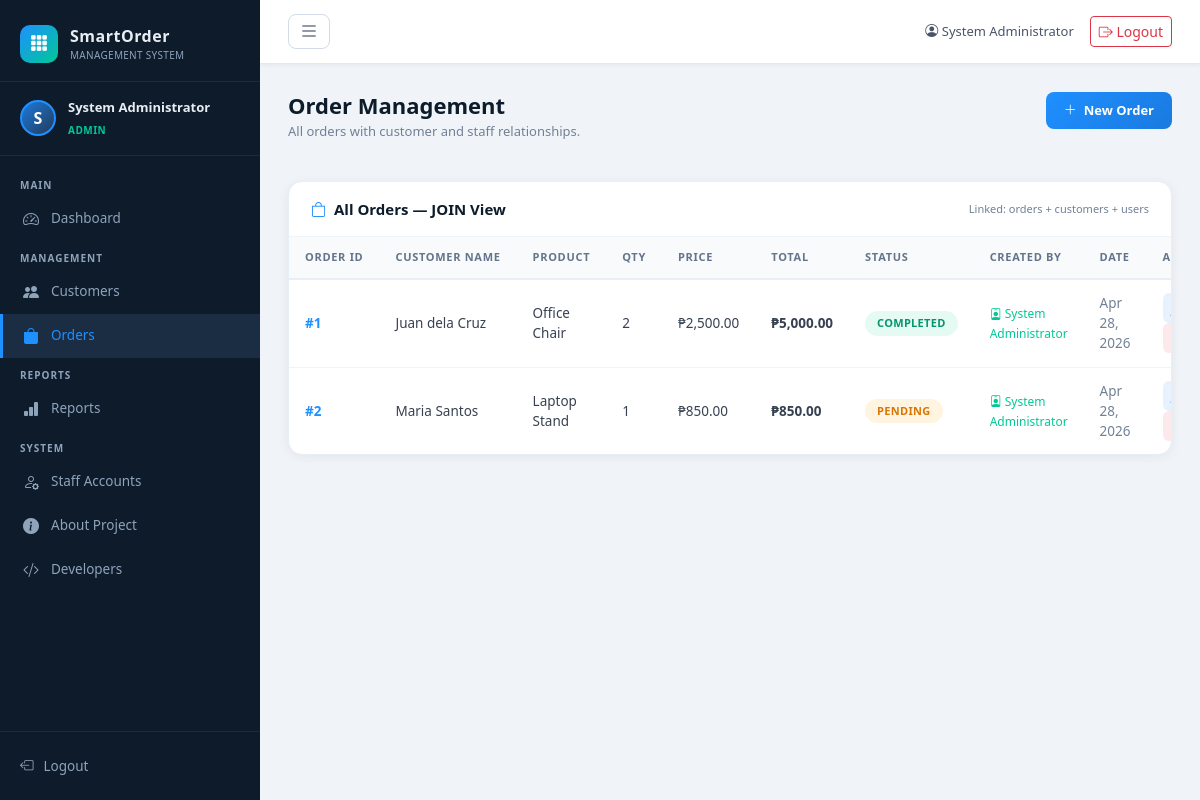
Screenshot of /orders.php (signed in) with the database file from the repository.
### tables this page shows
CREATE TABLE IF NOT EXISTS orders (
    id INT AUTO_INCREMENT PRIMARY KEY,
    customer_id INT NOT NULL,
    user_id INT NOT NULL,
    product_name VARCHAR(200) NOT NULL,
    quantity INT NOT NULL DEFAULT 1,
    price DECIMAL(10,2) NOT NULL,
    status ENUM('Pending', 'Processing', 'Completed', 'Cancelled') DEFAULT 'Pending',
    notes TEXT,
    created_at TIMESTAMP DEFAULT CURRENT_TIMESTAMP,
    FOREIGN KEY (customer_id) REFERENCES customers(id) ON DELETE CASCADE,
    FOREIGN KEY (user_id) REFERENCES users(id) ON DELETE CASCADE
);

CREATE TABLE IF NOT EXISTS customers (
    id INT AUTO_INCREMENT PRIMARY KEY,
    name VARCHAR(150) NOT NULL,
    email VARCHAR(150) NOT NULL UNIQUE,
    phone VARCHAR(20),
    address TEXT,
    created_at TIMESTAMP DEFAULT CURRENT_TIMESTAMP
);

CREATE TABLE IF NOT EXISTS users (
    id INT AUTO_INCREMENT PRIMARY KEY,
    username VARCHAR(100) NOT NULL UNIQUE,
    password VARCHAR(255) NOT NULL,
    full_name VARCHAR(150) NOT NULL,
    role VARCHAR(50) DEFAULT 'staff',
    created_at TIMESTAMP DEFAULT CURRENT_TIMESTAMP
);

### classes/Order.php (called while the page is built, shortened)
<?php
class Order {
    private $conn;
    private $table = 'orders';
    public function __construct($db) {
        $this->conn = $db;
    }
    public function readAll() {
        $query = "SELECT o.id, o.product_name, o.quantity, o.price, o.status, o.notes, o.created_at,
                         c.name AS customer_name, c.email AS customer_email,
                         u.full_name AS created_by, u.username
                  FROM {$this->table} o
                  INNER JOIN customers c ON o.customer_id = c.id
                  INNER JOIN users u ON o.user_id = u.id
                  ORDER BY o.created_at DESC";
        $stmt = $this->conn->prepare($query);
        $stmt->execute();
        return $stmt;
    }
}
?>

### orders.php (the view, shortened to what this page needs)
<?php
require_once 'classes/Order.php';
$db       = new Database();
$conn     = $db->getConnection();
$order    = new Order($conn);
$customer = new Customer($conn);
$action  = $_GET['action'] ?? 'list';
$id      = isset($_GET['id']) ? (int)$_GET['id'] : 0;
$editData = null;
$customers   = $customer->getDropdown();
$statusOpts  = ['Pending', 'Processing', 'Completed', 'Cancelled'];
include 'includes/header.php';
?>
<div class="page-header">
    <div class="page-header-left">
        <h2><?= $action === 'create' ? 'Create Order' : ($action === 'edit' ? 'Edit Order' : 'Order Management') ?></h2>
        <p><?= $action === 'list' ? 'All orders with customer and staff relationships.' : 'Fill in the order details below.' ?></p>
    </div>
    <?php if ($action === 'list'): ?>
    <a href="orders.php?action=create" class="btn-primary-custom">
        <i class="bi bi-plus-lg"></i> New Order
    </a>
    <?php else: ?>
    <a href="orders.php" class="btn-primary-custom" style="background:linear-gradient(135deg,#718096,#4a5568);">
        <i class="bi bi-arrow-left"></i> Back
    </a>
    <?php endif; ?>
</div>
<?php if ($action === 'create' || $action === 'edit'): ?>
<div class="content-card">
    <div class="card-header-custom">
        <h5><?= $action === 'create' ? 'New Order Form' : 'Edit Order #' . $id ?></h5>
    </div>
    <div class="card-body-custom">
        <form method="POST" action="orders.php">
            <input type="hidden" name="form_action" value="<?= $action === 'edit' ? 'update' : 'create' ?>">
            <?php if ($action === 'edit'): ?>
                <input type="hidden" name="id" value="<?= $id ?>">
            <?php endif; ?>
            <div class="row g-3">
                <div class="col-md-6">
                    <label class="form-label-custom">Customer *</label>
                    <select name="customer_id" class="form-select" required>
                        <option value="">-- Select Customer --</option>
                        <?php foreach ($customers as $c): ?>
                            <option value="<?= $c['id'] ?>"
                                <?= ($editData && $editData['customer_id'] == $c['id']) ? 'selected' : '' ?>>
                                <?= htmlspecialchars($c['name']) ?>
                            </option>
                        <?php endforeach; ?>
                    </select>
                </div>
                <div class="col-md-6">
                    <label class="form-label-custom">Product Name *</label>
                    <input type="text" name="product_name" class="form-control"
                           value="<?= htmlspecialchars($editData['product_name'] ?? '') ?>" required>
                </div>
                <div class="col-md-4">
                    <label class="form-label-custom">Quantity *</label>
                    <input type="number" name="quantity" class="form-control" min="1"
                           value="<?= htmlspecialchars($editData['quantity'] ?? '1') ?>" required>
                </div>
                <div class="col-md-4">
                    <label class="form-label-custom">Unit Price (PHP) *</label>
                    <input type="number" name="price" step="0.01" class="form-control" min="0.01"
                           value="<?= htmlspecialchars($editData['price'] ?? '') ?>" required>
                </div>
                <div class="col-md-4">
                    <label class="form-label-custom">Status</label>
                    <select name="status" class="form-select">
                        <?php foreach ($statusOpts as $s): ?>
                            <option value="<?= $s ?>"
                                <?= ($editData && $editData['status'] === $s) ? 'selected' : '' ?>>
                                <?= $s ?>
                            </option>
                        <?php endforeach; ?>
                    </select>
                </div>
                <div class="col-12">
                    <label class="form-label-custom">Notes</label>
                    <textarea name="notes" class="form-control" rows="2"><?= htmlspecialchars($editData['notes'] ?? '') ?></textarea>
                </div>
                <div class="col-12 pt-2">
                    <button type="submit" class="btn-success-custom">
                        <i class="bi bi-<?= $action === 'edit' ? 'pencil-square' : 'bag-plus' ?>"></i>
                        <?= $action === 'edit' ? 'Update Order' : 'Create Order' ?>
                    </button>
                </div>
            </div>
        </form>
    </div>
</div>
<?php else: ?>
<div class="content-card">
    <div class="card-header-custom">
        <h5><i class="bi bi-bag me-2" style="color:var(--electric);"></i>All Orders — JOIN View</h5>
        <small style="color:#718096; font-size:11px;">Linked: orders + customers + users</small>
    </div>
    <div style="overflow-x:auto;">
        <table class="table-custom">
            <thead>
                <tr>
                    <th>Order ID</th>
                    <th>Customer Name</th>
                    <th>Product</th>
                    <th>Qty</th>
                    <th>Price</th>
                    <th>Total</th>
                    <th>Status</th>
                    <th>Created By</th>
                    <th>Date</th>
                    <th>Actions</th>
                </tr>
            </thead>
            <tbody>
                <?php
                $result = $order->readAll();
                $rows   = $result->fetchAll();
                if (empty($rows)):
                ?>
                    <tr>
                        <td colspan="10" style="text-align:center; color:#a0aec0; padding:30px;">
                            No orders found. <a href="orders.php?action=create">Create the first order.</a>
                        </td>
                    </tr>
                <?php else: foreach ($rows as $row): ?>
                    <tr>
                        <td><strong style="color:var(--electric);">#<?= $row['id'] ?></strong></td>
                        <td><?= htmlspecialchars($row['customer_name']) ?></td>
                        <td><?= htmlspecialchars($row['product_name']) ?></td>
                        <td><?= $row['quantity'] ?></td>
                        <td>&#8369;<?= number_format($row['price'], 2) ?></td>
                        <td><strong>&#8369;<?= number_format($row['price'] * $row['quantity'], 2) ?></strong></td>
                        <td>
                            <span class="status-badge status-<?= $row['status'] ?>">
                                <?= $row['status'] ?>
                            </span>
                        </td>
                        <td>
                            <span style="font-size:12px; color:var(--accent);">
                                <i class="bi bi-person-badge"></i>
                                <?= htmlspecialchars($row['created_by']) ?>
                            </span>
                        </td>
                        <td style="color:#718096;"><?= date('M j, Y', strtotime($row['created_at'])) ?></td>
                        <td>
                            <a href="orders.php?action=edit&id=<?= $row['id'] ?>"
                               class="action-btn action-edit" title="Edit">
                            </a>
                            <form method="POST" action="orders.php?action=delete&id=<?= $row['id'] ?>"
                                  class="delete-form d-inline">
                                <button type="submit" class="action-btn action-delete" title="Delete">
                                </button>
                            </form>
                        </td>
                    </tr>
                <?php endforeach; endif; ?>
            </tbody>
        </table>
    </div>
</div>
<?php endif; ?>
<?php include 'includes/footer.php'; ?>

### assets/css/style.css (style rules this page uses)
:root { --navy: #0d1b2a; --navy-mid: #1b2d42; --navy-light: #243b55; --electric: #1e90ff; --electric-dim: #1a7ae0; --accent: #00c896; --accent-dim: #00a87e; --danger: #e74c5e; --warning: #f59e0b; --text-light: #e8edf3; --text-muted: #8fa3bb; --border: rgba(255,255,255,0.07); --card-bg: #ffffff; --page-bg: #f0f4f8; }
* { box-sizing: border-box; margin: 0; padding: 0; }
body { font-family: 'Segoe UI', system-ui, -apple-system, sans-serif; background: var(--page-bg); color: #1a2533; font-size: 14px; }
.page-header { display: flex; align-items: flex-start; justify-content: space-between; margin-bottom: 24px; flex-wrap: wrap; gap: 12px; }
.page-header-left h2 { font-size: 22px; font-weight: 700; color: var(--navy); margin-bottom: 4px; }
.page-header-left p { color: #718096; font-size: 13px; }
.content-card { background: #fff; border-radius: 14px; box-shadow: 0 2px 12px rgba(0,0,0,0.06); border: 1px solid #e8eef5; overflow: hidden; margin-bottom: 24px; }
.card-header-custom { padding: 18px 22px; border-bottom: 1px solid #f0f4f8; display: flex; align-items: center; justify-content: space-between; flex-wrap: wrap; gap: 10px; }
.card-header-custom h5 { font-size: 15px; font-weight: 700; color: var(--navy); margin: 0; }
.table-custom { width: 100%; border-collapse: collapse; }
.table-custom thead th { background: #f8fafc; color: #64748b; font-size: 11px; font-weight: 700; text-transform: uppercase; letter-spacing: 0.7px; padding: 12px 16px; border-bottom: 2px solid #e8eef5; white-space: nowrap; }
.table-custom tbody td { padding: 13px 16px; border-bottom: 1px solid #f0f4f8; color: #374151; font-size: 13.5px; vertical-align: middle; }
.table-custom tbody tr:last-child td { border-bottom: none; }
.status-badge { padding: 4px 12px; border-radius: 20px; font-size: 11px; font-weight: 700; letter-spacing: 0.3px; text-transform: uppercase; display: inline-block; }
.status-Pending { background: #fff4e0; color: #d97706; }
.status-Completed { background: #e6faf4; color: #059669; }
.btn-primary-custom { background: linear-gradient(135deg, var(--electric), var(--electric-dim)); color: #fff; border: none; border-radius: 8px; padding: 9px 18px; font-size: 13px; font-weight: 600; cursor: pointer; display: inline-flex; align-items: center; gap: 7px; text-decoration: none; transition: all 0.2s; }
.action-btn { width: 30px; height: 30px; border-radius: 6px; display: inline-flex; align-items: center; justify-content: center; font-size: 14px; text-decoration: none; border: none; cursor: pointer; transition: all 0.2s; }
.action-edit { background: #e8f2ff; color: var(--electric); }
.action-delete { background: #fde8ec; color: var(--danger); }

### rows the page displays
orders: id "1", customer.name "Juan dela Cruz", product_name "Office Chair", quantity "2", price "2,500.00", $row['price'] * $row['quantity'] "5,000.00", status "COMPLETED", user.full_name "System Administrator", created_at "Apr 28, 2026"
orders: id "2", customer.name "Maria Santos", product_name "Laptop Stand", quantity "1", price "850.00", $row['price']*$row['quantity'] "850.00", status "PENDING", user.full_name "System Administrator", created_at "Apr 28, 2026"

### other values shown
substr($_SESSION['full_name'], 0, 1) "S"
$_SESSION['full_name'] "System Administrator"
$_SESSION['role'] "ADMIN"
